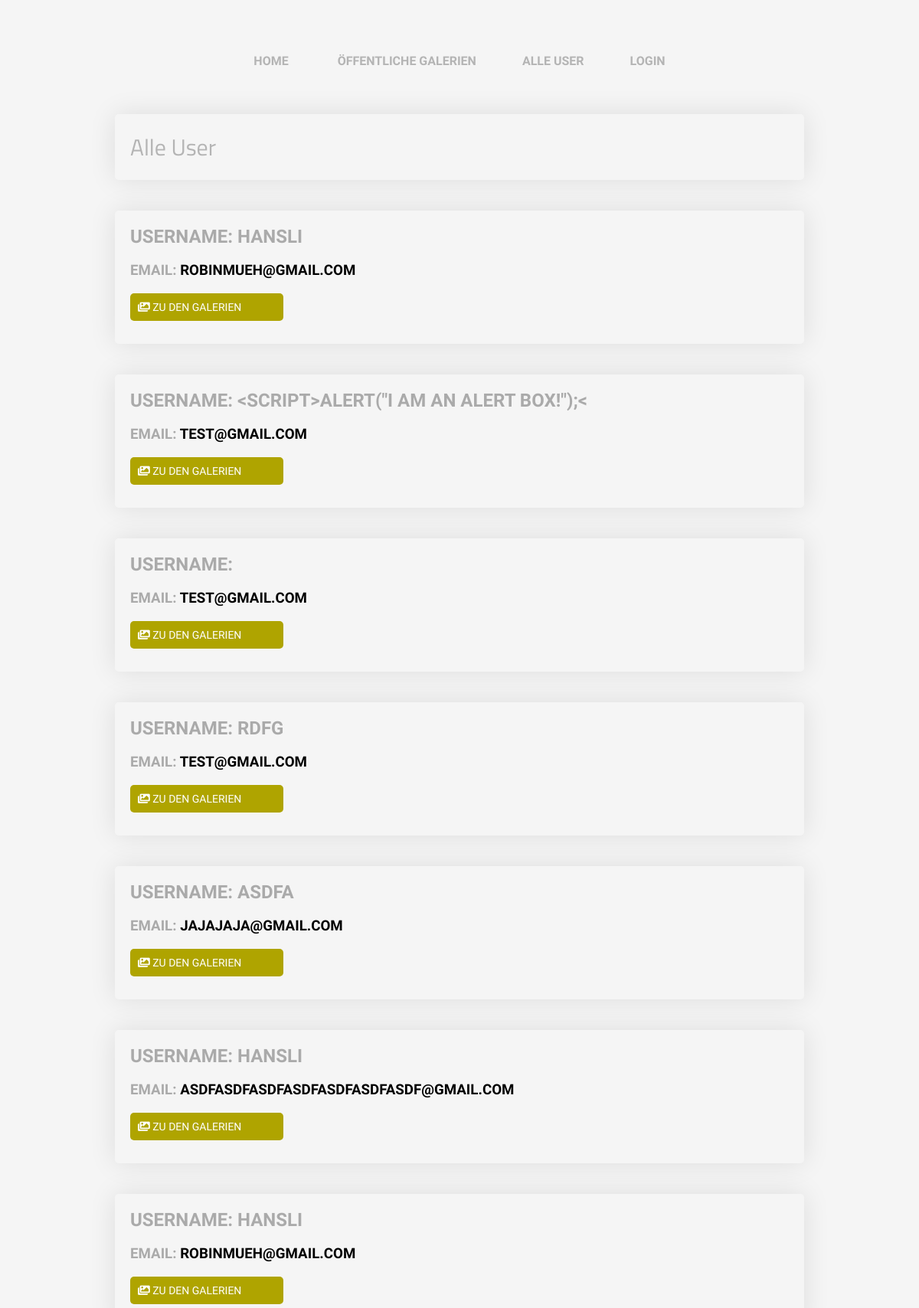
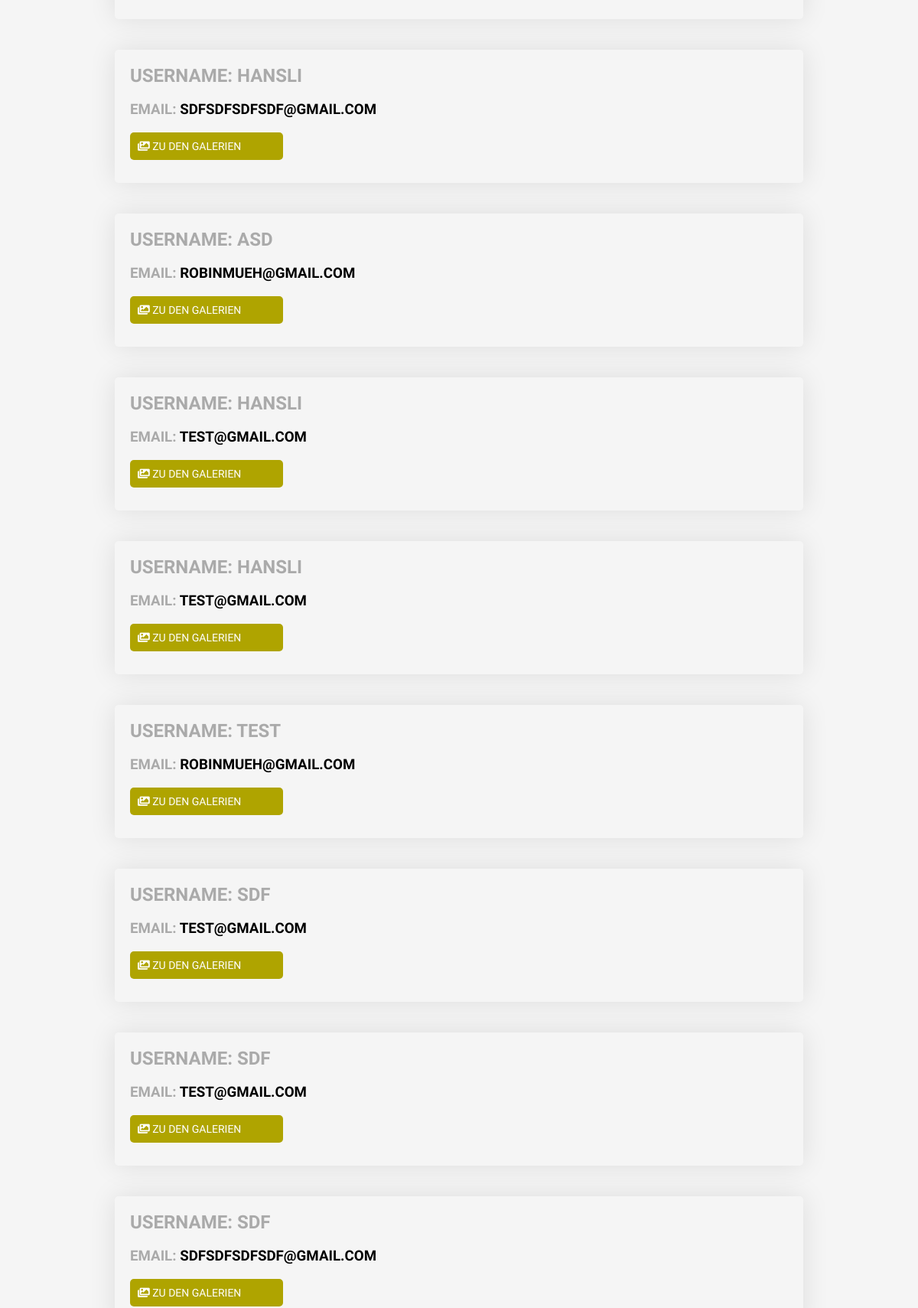
The page /user/ (upper part) on the database its author committed (2 pictures, top to bottom).
### tables this page shows
CREATE TABLE `user` (
  `id` int(11) NOT NULL,
  `mail` varchar(55) NOT NULL,
  `passwort` varchar(255) NOT NULL,
  `username` varchar(55) NOT NULL
);

### lib/View.php (called while the page is built, shortened)
<?php
class View
{
    private $viewfile;
    public function __construct($viewfile)
    {
        $this->viewfile = "./../view/$viewfile.php";
    }
    public function display()
    {
        require './../view/header.php';
        require $this->viewfile;
        require './../view/footer.php';
    }
}

### controller/UserController.php (called while the page is built, shortened)
<?php
class UserController
{
    public function index()
    {
        $userRepository = new UserRepository();
        $view = new View('user_index');
        $view->title = 'Alle User';
        $view->heading = 'Alle User';
        $view->users = $userRepository->readAll();
        $view->display();
    }
}

### lib/Dispatcher.php (called while the page is built, shortened)
<?php
class Dispatcher
{
    public static function dispatch()
    {
        $method = 'index';
        $controller = new $controllerName();
        $controller->$method();
    }
}

### public/index.php (called while the page is built, shortened)
<?php
require_once '../lib/Dispatcher.php';
require_once '../lib/View.php';
$dispatcher = new Dispatcher();
$dispatcher->dispatch();

### config.php (called while the page is built)
<?php
return array(
    'database' => array(
        'host'     => 'localhost',
        'username' => 'root',
        'password' => 'gibbiX12345',
        'database' => 'bilderdb',
    ),
);

### lib/ConnectionHandler.php (called while the page is built, shortened)
<?php
class ConnectionHandler
{
    private static $connection = null;
    public static function getConnection()
    {
        if (self::$connection === null) {
            $config = require '../config.php';
            $host = $config['database']['host'];
            $username = $config['database']['username'];
            $password = $config['database']['password'];
            $database = $config['database']['database'];
            self::$connection = new MySQLi($host, $username, $password, $database);
            self::$connection->set_charset('utf8');
        }
        return self::$connection;
    }
}

### lib/Repository.php (called while the page is built, shortened)
<?php
require_once 'ConnectionHandler.php';
class Repository
{
    protected $tableName = null;
    public function readAll($max = 100)
    {
        $query = "SELECT * FROM {$this->tableName} LIMIT 0, $max";
        $statement = ConnectionHandler::getConnection()->prepare($query);
        $statement->execute();
        $result = $statement->get_result();
        $rows = array();
        while ($row = $result->fetch_object()) {
            $rows[] = $row;
        }
        return $rows;
    }
}

### view/user_index.php (the view, shortened to what this page needs)
<?php
if(isset($_SESSION['user_id'])):
header('Location: /user/meinVerein');
else: ?>
<div class="content">
    <span class="titel"><?= $heading ?></span>
</div>
<?php if (empty($users)): ?>
    <div class="content">
        <h2 class="u_titel">Hoopla! Es sind noch keine Vereine vorhanden!</h2>
    </div>
<?php else: ?>
    <?php foreach ($users as $user): ?>
        <div class="content">
            <div style="float: left;">
                <h2 class = "u_titel">Username: <?= " " .$user->username ;?></h2><br>
                <h3 class="u_titel"> Email: <a class="link" href="mailto:<?= $user->mail;?>"><?= $user->mail;?></a></h3><br>
                <a href="/galerie/globalGalerieUser?email=<?=$user->mail?>"><div style="width: 200px;" class="submitForm"><i class="fas fa-images"></i> Zu den Galerien</div></a>
            </div>
        </div>
    <?php endforeach ?>
<?php endif ?>
<?php endif ?>

### view/header.php (shortened to what this page needs)
<!DOCTYPE html>
<html lang="de">
<head>
    <link rel="stylesheet" href="/css/style.css" >
    <link rel="stylesheet" href="https://use.fontawesome.com/releases/v5.0.10/css/all.css">
</head>
<body>
<header>
    <div class="navigation">
        <ul class="te">
            <?php if(!isset($_SESSION['user_id'])) { ?>
            <li><a href="/">Home</a></li>
            <?php } ?>
            <?php
                if(isset($_SESSION['user_id'])){
                    echo "<li><a href=\"/galerie/index\">Meine Galerie</a></li>";
                    echo "<li><a href=\"/user/update\">Passwort bearbeiten</a></li>";
                    echo "<li><a href=\"/galerie/create\">Galerie hinzufügen</a></li>";
                    echo "<li><a href=\"/user/logout\">Logout</a></li>";
                }
                else{
                    echo "<li><a href=\"/galerie/globalGalerie\">Öffentliche Galerien</a></li>";
                    echo "<li><a href=\"/user/\">Alle User</a></li>";
                    echo "<li><a href=\"/user/login\">Login</a></li>";
                }
                ?>
        </ul>
    </div>
</header>
</body>
</html>

### view/footer.php (shortened to what this page needs)
</body>
</html>

### public/css/style.css (style rules this page uses)
body { margin: 0; background-color: rgb(245,245,245); font-family: 'arimo', sans-serif; }
a { text-decoration: none; }
h1,h2,h3,h4,h5,h6 { padding: 0; margin: 0; }
header { width: 100%; padding-top: 30px; padding-bottom: 20px; margin-bottom: 40px; }
.titel { font-family: 'Titillium Web'; font-size: 30px; color: rgb(180,180,180); margin-bottom: 30px; }
.navigation { margin-top: 20px; padding-top: 20px; }
.navigation ul { list-style: none; text-align: center; margin: 0; }
.te { padding: 0; }
.navigation ul li { padding-left: 20px; padding-right: 20px; margin-left: 10px; margin-right: 10px; display: inline; }
.navigation ul li a { dispay: inline-block; color: rgb(180,180,180); text-decoration: none; text-transform: uppercase; font-weight: bold; }
.content { margin-top: 40px; width: 860px; margin: 0 auto 40px; padding: 20px; color: rgb(80,80,80); -webkit-border-radius: 5px; -moz-border-radius: 5px; border-radius: 5px; box-shadow: 0px 0px 35px 0px rgba(0,0,0,0.1); }
.submitForm { border: 2px rgb(180,180,180); color: white; background-color: rgb(175, 164, 0); font-family: 'arimo', sans-serif; font-size: 14px; text-transform: uppercase; width: 100%; -webkit-box-sizing: border-box; -moz-box-sizing: border-box; box-sizing: border-box; padding: 10px; cursor: pointer; outline: none; border-radius: 5px; text-decoration: none; margin-bottom: 10px; }
.u_titel { text-transform: uppercase; color: rgb(170,170,170); font-weight: bold; }
.link { color: black; }

### rows shown on the page
user: username "HANSLI", mail "ROBINMUEH@GMAIL.COM"
user: username "<SCRIPT>ALERT(\"I AM AN ALERT BOX!\");<", mail "TEST@GMAIL.COM"
user: mail "TEST@GMAIL.COM"
user: username "RDFG", mail "TEST@GMAIL.COM"
user: username "ASDFA", mail "JAJAJAJA@GMAIL.COM"
user: username "HANSLI", mail "ASDFASDFASDFASDFASDFASDFASDF@GMAIL.COM"
user: username "HANSLI", mail "ROBINMUEH@GMAIL.COM"
user: username "HANSLI", mail "SDFSDFSDFSDF@GMAIL.COM"
user: username "ASD", mail "ROBINMUEH@GMAIL.COM"
user: username "HANSLI", mail "TEST@GMAIL.COM"
user: username "HANSLI", mail "TEST@GMAIL.COM"
user: username "TEST", mail "ROBINMUEH@GMAIL.COM"
user: username "SDF", mail "TEST@GMAIL.COM"
user: username "SDF", mail "TEST@GMAIL.COM"
user: username "SDF", mail "SDFSDFSDFSDF@GMAIL.COM"

### other values the page prints
$heading "Alle User"
